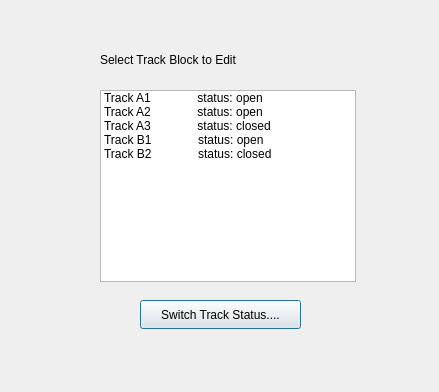
<?xml version="1.0" encoding="UTF-8"?>
<ui version="4.0">
 <class>TrackEdit</class>
 <widget class="QDialog" name="TrackEdit">
  <property name="geometry">
   <rect>
    <x>0</x>
    <y>0</y>
    <width>439</width>
    <height>392</height>
   </rect>
  </property>
  <property name="windowTitle">
   <string>Edit Tracks</string>
  </property>
  <widget class="QLabel" name="label">
   <property name="geometry">
    <rect>
     <x>100</x>
     <y>50</y>
     <width>171</width>
     <height>20</height>
    </rect>
   </property>
   <property name="text">
    <string>Select Track Block to Edit</string>
   </property>
  </widget>
  <widget class="QListWidget" name="listWidget">
   <property name="geometry">
    <rect>
     <x>100</x>
     <y>90</y>
     <width>256</width>
     <height>192</height>
    </rect>
   </property>
   <item>
    <property name="text">
     <string>Track A1              status: open</string>
    </property>
   </item>
   <item>
    <property name="text">
     <string>Track A2              status: open</string>
    </property>
   </item>
   <item>
    <property name="text">
     <string>Track A3              status: closed</string>
    </property>
   </item>
   <item>
    <property name="text">
     <string>Track B1              status: open</string>
    </property>
   </item>
   <item>
    <property name="text">
     <string>Track B2              status: closed</string>
    </property>
   </item>
  </widget>
  <widget class="QPushButton" name="pushButton">
   <property name="geometry">
    <rect>
     <x>140</x>
     <y>300</y>
     <width>161</width>
     <height>29</height>
    </rect>
   </property>
   <property name="text">
    <string>Switch Track Status....</string>
   </property>
  </widget>
 </widget>
 <resources/>
 <connections/>
</ui>
